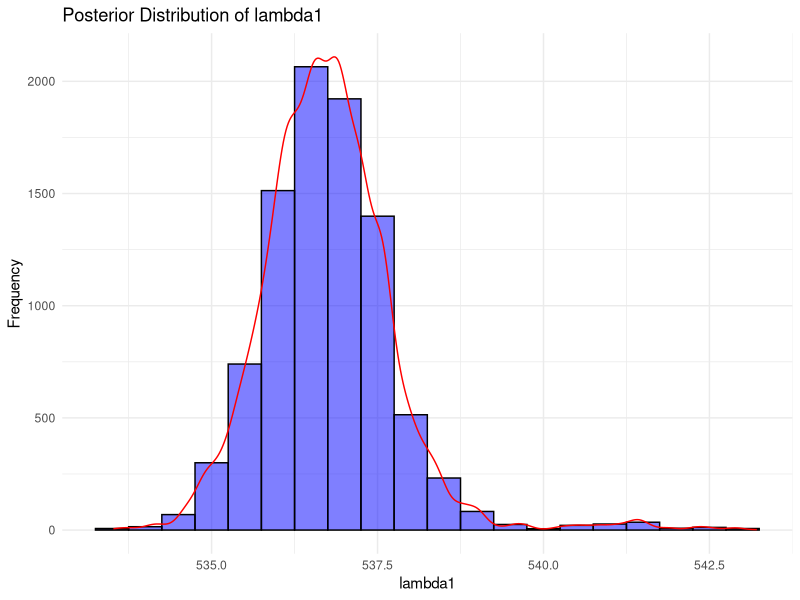
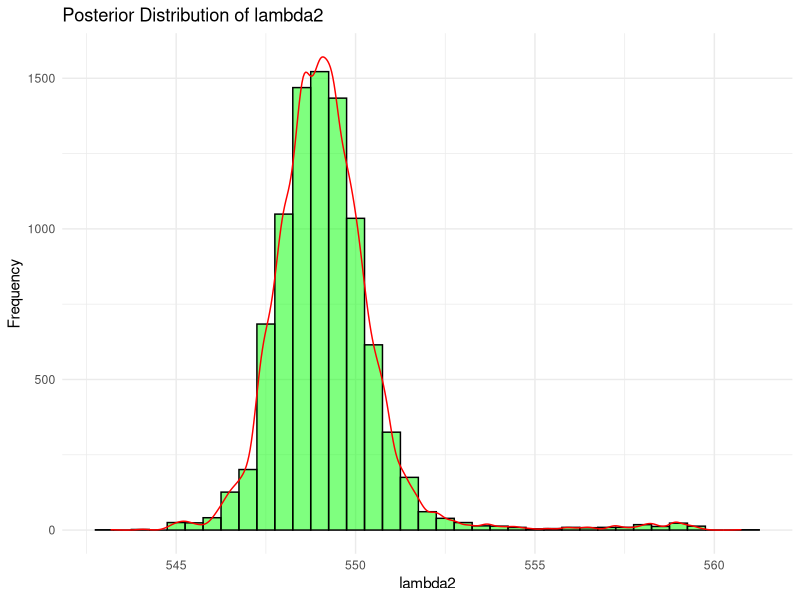
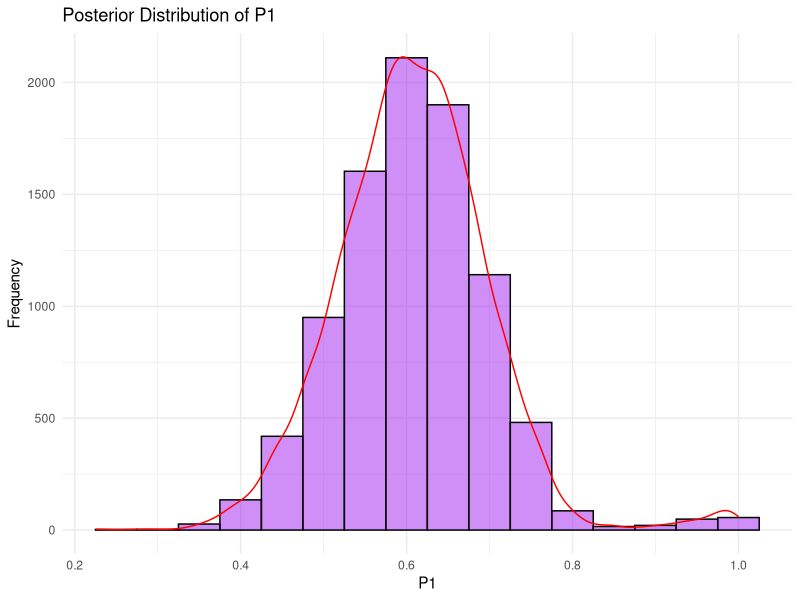
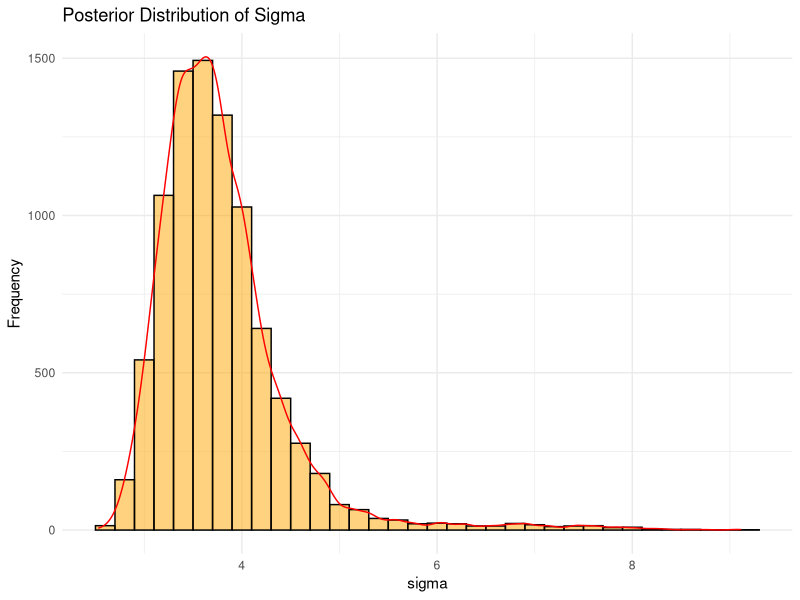
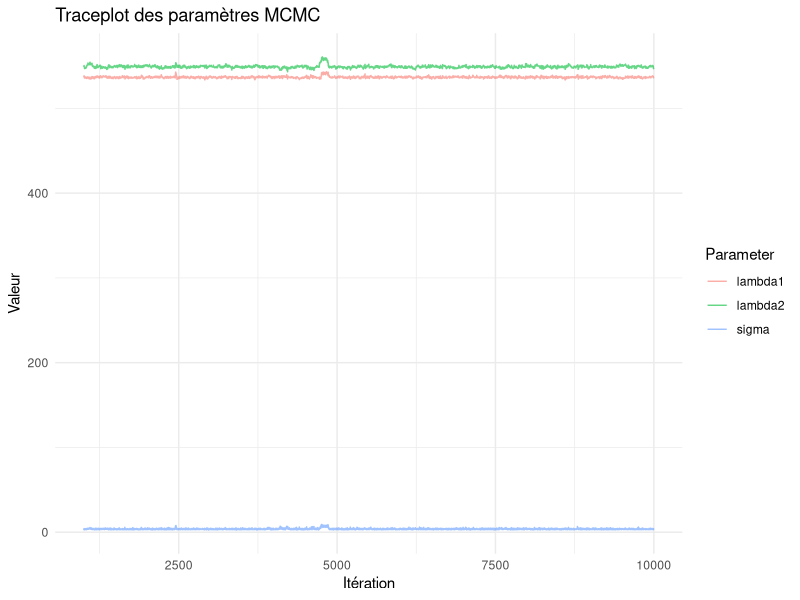
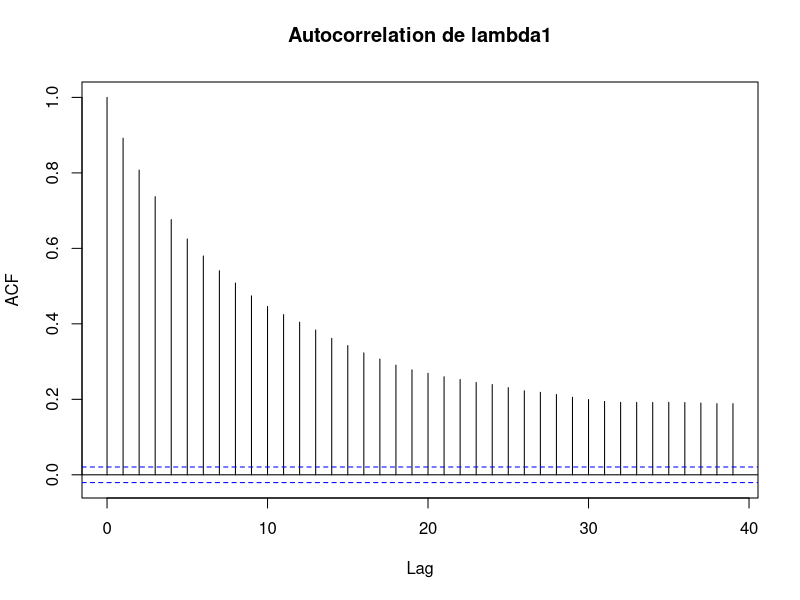
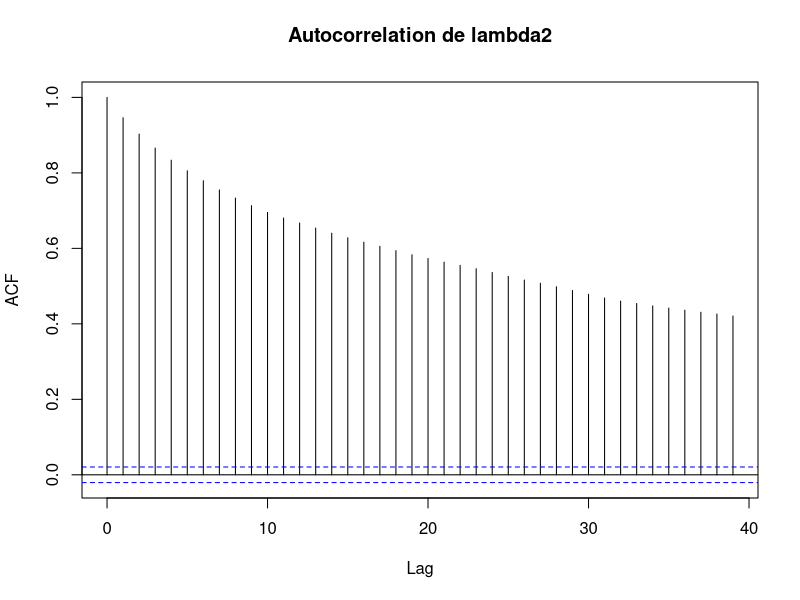
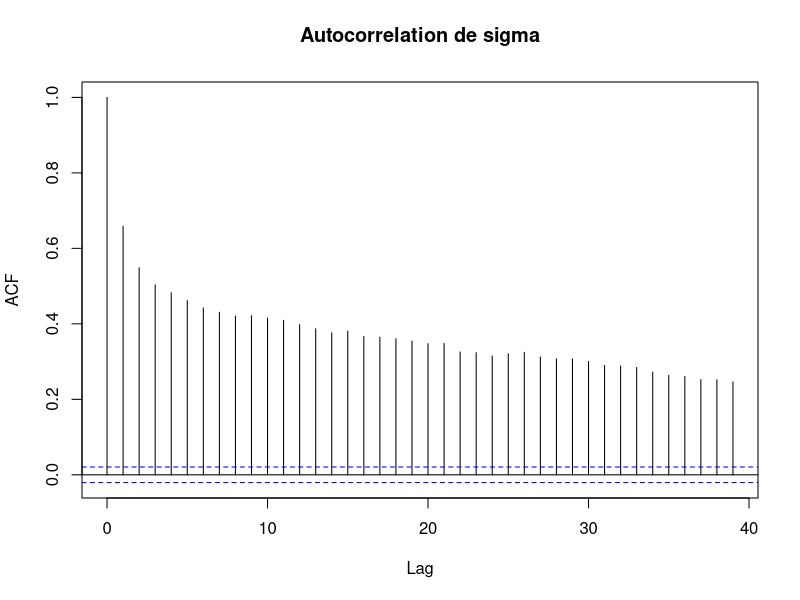

Source code (R) for these figures, in order:
## ---- chunk 1
library(ggplot2)
library(coda)
## ---- chunk 2
N <- 48
y <- c(529, 530, 532, 533.1, 533.4, 533.6, 533.7, 534.1, 534.8, 535.3, 
       535.4, 535.9, 536.1, 536.3, 536.4, 536.6, 537, 537.4, 537.5, 538.3, 
       538.5, 538.6, 539.4, 539.6, 540.4, 540.8, 542, 542.8, 543, 543.5, 
       543.8, 543.9, 545.3, 546.2, 548.8, 548.7, 548.9, 549, 549.4, 549.9, 
       550.6, 551.2, 551.4, 551.5, 551.6, 552.8, 552.9, 553.2)

alpha <- c(1,1)   # Dirichlet(1,1)

##MCMC 
n_iter <- 10000    
burn_in <- 1000    
thin <- 1          
set.seed(123)      

## initiation
lambda1 <- 535
theta   <- 5
tau     <- 1/10   # sigmasq = 10 donc tau = 0.1
p       <- c(0.5, 0.5)

T_ <- sample(1:2, N, replace=TRUE)  

##MCMC sampling
samples_lambda1 <- numeric(n_iter)
samples_theta   <- numeric(n_iter)
samples_tau     <- numeric(n_iter)
samples_p1      <- numeric(n_iter)


## ---- chunk 3
sigma_lambda <- 0.5
sigma_theta  <- 0.2

accept_count <- 0
adjust_interval <- 100 

for(iter in 1:n_iter) {
  
  ## update T[i]
  lam2 <- lambda1 + theta
  for(i in 1:N) {
    prob1 <- p[1] * dnorm(y[i], lambda1, sqrt(1/tau))
    prob2 <- p[2] * dnorm(y[i], lam2, sqrt(1/tau))
    T_[i] <- sample(1:2, 1, prob=c(prob1, prob2))
  }
  
  ## update P
  n1 <- sum(T_ == 1)
  p1_new <- rbeta(1, 1 + n1, 1 + (N - n1))
  p <- c(p1_new, 1 - p1_new)
  
  ## update Metropolis (lambda1, theta)
  lam1_prop <- lambda1 + rnorm(1, mean=0, sd=sigma_lambda)
  theta_prop <- abs(theta + rnorm(1, mean=0, sd=sigma_theta))
  
  log_accept_ratio <- sum(dnorm(y[T_==1], mean=lam1_prop, sd=sqrt(1/tau), log=TRUE)) +
    sum(dnorm(y[T_==2], mean=lam1_prop + theta_prop, sd=sqrt(1/tau), log=TRUE)) -
    sum(dnorm(y[T_==1], mean=lambda1, sd=sqrt(1/tau), log=TRUE)) -
    sum(dnorm(y[T_==2], mean=lambda1 + theta, sd=sqrt(1/tau), log=TRUE))
  
  if(log(runif(1)) < log_accept_ratio) {
    lambda1 <- lam1_prop
    theta   <- theta_prop
    accept_count <- accept_count + 1
  }
  
  ## (d) update tau
  ssq <- sum((y[T_==1] - lambda1)^2) + sum((y[T_==2] - (lambda1 + theta))^2)
  tau <- rgamma(1, shape=0.001 + N/2, rate=0.001 + 0.5 * ssq)
  
  ## save the samples
  samples_lambda1[iter] <- lambda1
  samples_theta[iter]   <- theta
  samples_tau[iter]     <- tau
  samples_p1[iter]      <- p[1]

  if(iter %% adjust_interval == 0) {
    accept_rate <- accept_count / adjust_interval  # calculate accept rate
    if(accept_rate < 0.2) {
      sigma_lambda <- sigma_lambda * 0.9  
      sigma_theta  <- sigma_theta * 0.9
    } else if(accept_rate > 0.5) {
      sigma_lambda <- sigma_lambda * 1.1  
      sigma_theta  <- sigma_theta * 1.1
    }
    accept_count <- 0  
  }
}

## analyse the result
burned_samples <- (burn_in+1):n_iter
cat("Posterior Mean Estimates:\n")
cat("lambda1 =", mean(samples_lambda1[burned_samples]), "\n")
cat("theta   =", mean(samples_theta[burned_samples]), "\n")
cat("tau     =", mean(samples_tau[burned_samples]), "\n")
cat("p1      =", mean(samples_p1[burned_samples]), "\n")
## ---- chunk 4

posterior_summary <- function(samples, name) {
  mean_val <- mean(samples)
  sd_val <- sd(samples)
  mc_error <- sd_val / sqrt(length(samples))  
  quantiles <- quantile(samples, probs = c(0.025, 0.5, 0.975))
  
  cat(sprintf("%-10s %8.4f %8.4f %10.6f %8.4f %8.4f %8.4f %6d %6d\n", 
              name, mean_val, sd_val, mc_error, 
              quantiles[1], quantiles[2], quantiles[3], burn_in+1, n_iter))
}

cat(sprintf("%-10s %8s %8s %10s %8s %8s %8s %6s %6s\n",
            "Parameter", "Mean", "SD", "MC_error", "2.5%", "Median", "97.5%", "Start", "Sample"))
cat(rep("-", 70), "\n")

posterior_summary(samples_p1[burned_samples], "P[1]")
posterior_summary(1 - samples_p1[burned_samples], "P[2]")
posterior_summary(samples_lambda1[burned_samples], "lambda[1]")
posterior_summary((samples_lambda1 + samples_theta)[burned_samples], "lambda[2]")
posterior_summary((1 / sqrt(samples_tau))[burned_samples], "sigma")  # sigma = 1/sqrt(tau)
## ---- chunk 5
df <- data.frame(lambda1 = samples_lambda1[burned_samples])
ggplot(df, aes(x = lambda1)) +
  geom_histogram(binwidth = 0.5, fill="blue", alpha=0.5, color="black") +
  geom_density(aes(y = after_stat(count)* 0.5), color="red") +  
  theme_minimal() +
  labs(title="Posterior Distribution of lambda1", x="lambda1", y="Frequency")
## ---- chunk 6
df_lambda2 <- data.frame(lambda2 = (samples_lambda1 + samples_theta)[burned_samples])
ggplot(df_lambda2, aes(x = lambda2)) +
  geom_histogram(binwidth = 0.5, fill="green", alpha=0.5, color="black") +
  geom_density(aes(y = after_stat(count) * 0.5), color="red") +  
  theme_minimal() +
  labs(title="Posterior Distribution of lambda2", x="lambda2", y="Frequency")
## ---- chunk 7
df_P1 <- data.frame(P1 = samples_p1[burned_samples])
ggplot(df_P1, aes(x = P1)) +
  geom_histogram(binwidth = 0.05, fill="purple", alpha=0.5, color="black") +
  geom_density(aes(y = after_stat(count) * 0.05), color="red") +  
  theme_minimal() +
  labs(title="Posterior Distribution of P1", x="P1", y="Frequency")

## ---- chunk 8
df_sigma <- data.frame(sigma = (1 / sqrt(samples_tau))[burned_samples])
ggplot(df_sigma, aes(x = sigma)) +
  geom_histogram(binwidth = 0.2, fill="orange", alpha=0.5, color="black") +
  geom_density(aes(y = after_stat(count) * 0.2), color="red") +  
  theme_minimal() +
  labs(title="Posterior Distribution of Sigma", x="sigma", y="Frequency")

## ---- chunk 9
# sample after burn-in 
burned_samples <- (burn_in+1):n_iter

# Traceplot
traceplot_df <- data.frame(
  Iteration = rep(burned_samples, 3),
  Value = c(samples_lambda1[burned_samples], 
            (samples_lambda1 + samples_theta)[burned_samples], 
            (1 / sqrt(samples_tau))[burned_samples]),
  Parameter = rep(c("lambda1", "lambda2", "sigma"), each = length(burned_samples))
)

ggplot(traceplot_df, aes(x = Iteration, y = Value, color = Parameter)) +
  geom_line(alpha = 0.6) +
  theme_minimal() +
  labs(title = "Traceplot des paramètres MCMC", x = "Itération", y = "Valeur")
## ---- chunk 10
# Autocorrelation
acf_lambda1 <- acf(samples_lambda1[burned_samples], plot = TRUE, main = "Autocorrelation de lambda1")
acf_lambda2 <- acf((samples_lambda1 + samples_theta)[burned_samples], plot = TRUE, main = "Autocorrelation de lambda2")
acf_sigma <- acf((1 / sqrt(samples_tau))[burned_samples], plot = TRUE, main = "Autocorrelation de sigma")
